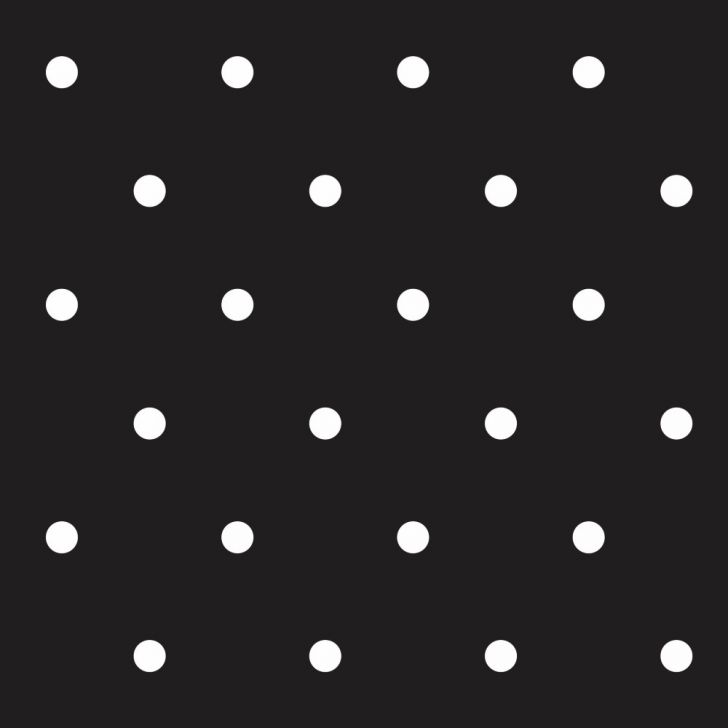
#> input picture bolas.jpg, 728 x 728 px
$ python CirculosAchados.py
#> lines starting #> are read from the running program, lines starting #| are printed output that depends on the picture; after the words box and inside, x2 and y2 are one past the last pixel; in counts of white or black regions, pixels touching at a corner belong together
import cv2
import numpy as np

img = cv2.imread('bolas.jpg', cv2.IMREAD_COLOR)
#> img is the input picture: shape (728, 728, 3); mean B, G, R 39.1, 38.1, 40
cv2.imshow('Imagem', img)
cv2.waitKey(0)
# imagem original, pronta para o processamento mostrada em janela

gray = cv2.cvtColor(img, cv2.COLOR_BGR2GRAY)
cv2.imshow('Imagem_cinza', gray)
cv2.waitKey(0)
# imagem cinza

gray_blurred = cv2.blur(gray, (9, 9))
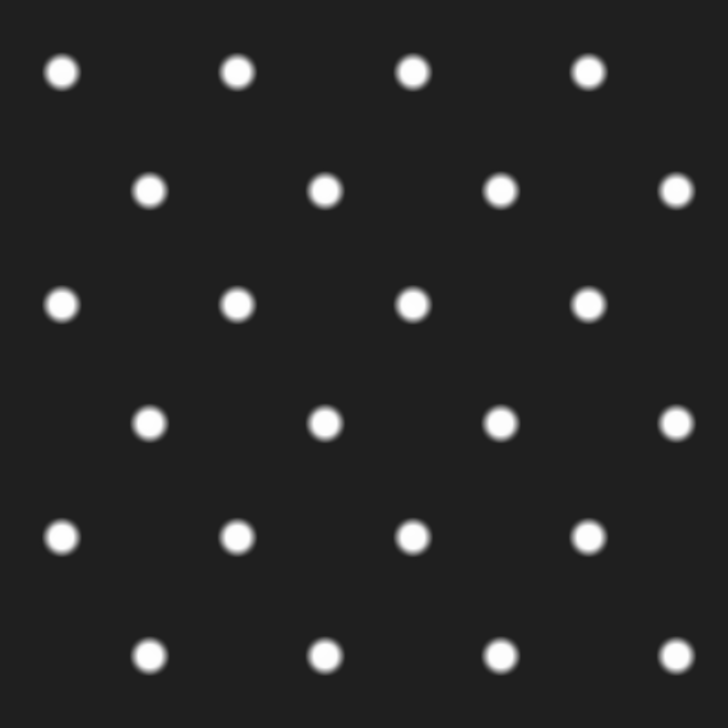
#> gray_blurred: shape (728, 728); min 30, max 254, mean 39.1
cv2.imshow('Imagem_borrada', gray_blurred )
cv2.waitKey(0)
# imagem borrada

circulos = cv2.HoughCircles(gray_blurred, cv2.HOUGH_GRADIENT, 1, 20, param1 = 50, param2 = 30, minRadius = 0, maxRadius =100)
#> circulos = 24 rows, first 8: [500.5, 655.5, 15.5], [412.5, 71.5, 15.2], [675.5, 423.5, 16], [324.5, 190.5, 15.2], [324.5, 422.5, 16], [61.5, 304.5, 15.9], [588.5, 536.5, 15.6], [675.5, 190.5, 15]

if circulos is not None:


    circulos = np.uint16(np.around(circulos))
#> circulos = 24 rows, first 8: [500, 656, 16], [412, 72, 15], [676, 424, 16], [324, 190, 15], [324, 422, 16], [62, 304, 16], [588, 536, 16], [676, 190, 15]


    for pt in circulos[0, : ]:
        a, b, r = pt[0], pt[1], pt[2]

        cv2.circle(img, (a, b), r, (0, 255, 0), 2)

        print("Centro ({:}, {:}), radio = {:}".format(a, b, r))

        cv2.circle(img, (a, b), 1, (0, 0, 255), 3)

        cv2.imshow("Circulos achados", img)
        cv2.waitKey(0)
#> this loop made 24 passes
#> (a, b, r) on passes 1 to 12: (500, 656, 16), (412, 72, 15), (676, 424, 16), (324, 190, 15), (324, 422, 16), (62, 304, 16), (588, 536, 16), (676, 190, 15), (62, 72, 16), (150, 656, 16), (412, 304, 16), (588, 304, 16)
#| Centro (500, 656), radio = 16
#| Centro (412, 72), radio = 15
#| Centro (676, 424), radio = 16
#| Centro (324, 190), radio = 15
#| Centro (324, 422), radio = 16
#| Centro (62, 304), radio = 16
#| Centro (588, 536), radio = 16
#| Centro (676, 190), radio = 15
#> (further printed lines are left out)
#> pass 2, `cv2.imshow("Circulos achados", img)`:
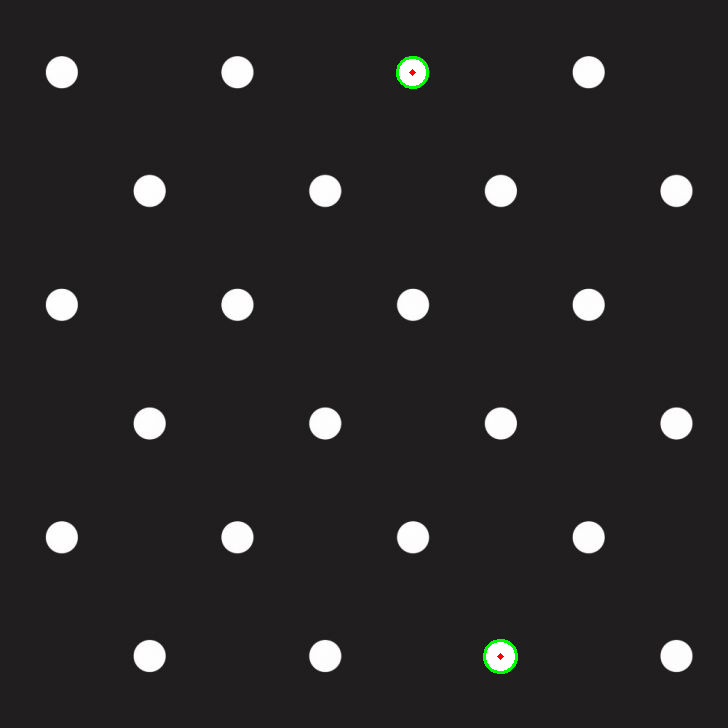
#> window 'Circulos achados': shape (728, 728, 3); mean B, G, R 38.9, 38.2, 39.9
#> after the loop:
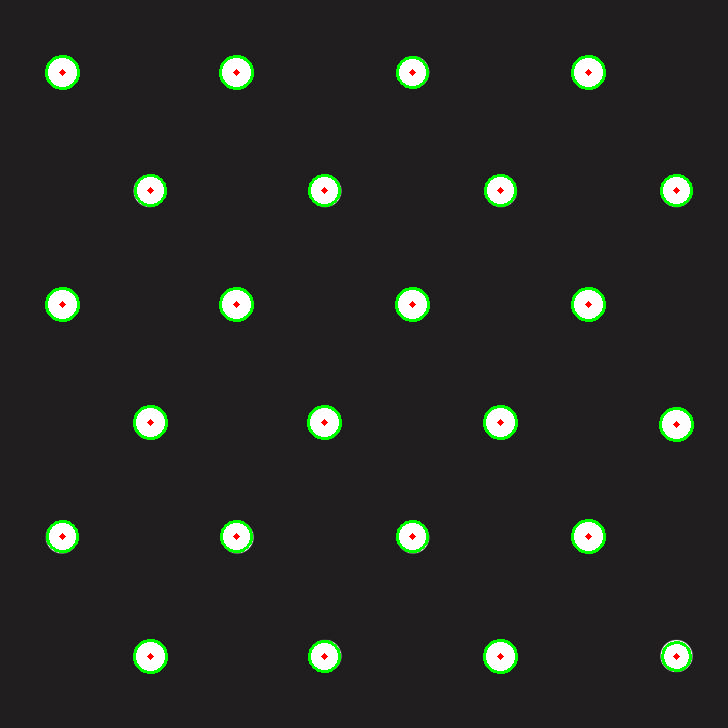
#> img: shape (728, 728, 3); 1.45% of pixels changed, all inside (x1, y1, x2, y2) = (45, 55, 694, 674)

# processamento de circulos achados

cv2.destroyAllWindows()
